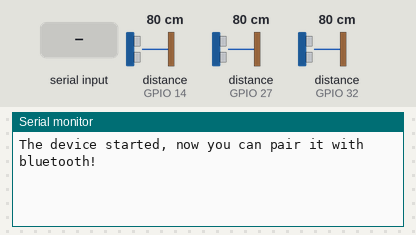
A sketch run on a simulated ESP32. Parts: the last lines printed to the serial monitor. Wiring (inferred from the names in the program): 3 × ultrasonic range finder: trigger GPIO 25, echo GPIO 27 / trigger GPIO 26, echo GPIO 14 / trigger GPIO 33, echo GPIO 32. The test bench sets the inputs (shaded band); at power-on: distance to the obstacle (sensors on GPIO 14, GPIO 27, GPIO 32) 80 cm. The echo pulse lasts 58.3 µs per cm; nothing arrives over Bluetooth unless stated.

Above: at 5.8 s.
5.9 s: "1\n" received over the second serial link
At 10.8 s:
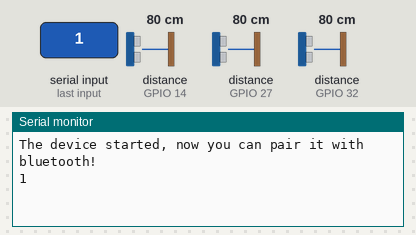
11.9 s: "0\n" received over the second serial link
At 20.8 s:
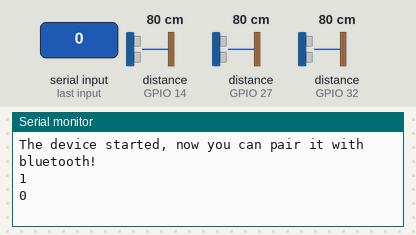

The sketch:

ESP32_Plusivo.ino
```cpp
#include "BluetoothSerial.h"

#if !defined(CONFIG_BT_ENABLED) || !defined(CONFIG_BLUEDROID_ENABLED)
#error Bluetooth is not enabled! Please run make menuconfig to and enable it
#endif

BluetoothSerial SerialBT;


// Sensor 1 pins
const int trigPin1 = 25;
const int echoPin1 = 27;

// Sensor 2 pinsa
const int trigPin2 = 26;
const int echoPin2 = 14;

// Sensor 3 pins
const int trigPin3 = 33;
const int echoPin3 = 32;

#define SOUND_SPEED 0.034


long duration;
int distanceCm;


void setup() {
  Serial.begin(115200);

  SerialBT.begin("ESP32"); //Bluetooth device name
  Serial.println("The device started, now you can pair it with bluetooth!");
  // Setup for sensor 1
  pinMode(trigPin1, OUTPUT);
  pinMode(echoPin1, INPUT);

  // Setup for sensor 2
  pinMode(trigPin2, OUTPUT);
  pinMode(echoPin2, INPUT);

  // Setup for sensor 3
  pinMode(trigPin3, OUTPUT);
  pinMode(echoPin3, INPUT);
}

void loop() {
  if (Serial.available()) {
    SerialBT.write(Serial.read());
  }
  if (SerialBT.available()) {
    Serial.write(SerialBT.read());
  }


  readSensor(trigPin1, echoPin1, 1);
  readSensor(trigPin2, echoPin2, 2);
  readSensor(trigPin3, echoPin3, 3);

  delay(5000); // Wait 5 seconds before next reading
}

void readSensor(int trigPin, int echoPin, int sensorNumber) {
  // Clear the trigPin
  digitalWrite(trigPin, LOW);
  delayMicroseconds(2);

  // Trigger the sensor
  digitalWrite(trigPin, HIGH);
  delayMicroseconds(10);
  digitalWrite(trigPin, LOW);

  // Read the echoPin
  duration = pulseIn(echoPin, HIGH);

  // Calculate distance
  distanceCm = duration * SOUND_SPEED / 2;


  // Print the result
  SerialBT.print("Sensor ");
  SerialBT.print(sensorNumber);
  SerialBT.print(" - Distance (cm): " );
  SerialBT.print(distanceCm);
  SerialBT.print('\n');

}
```

Measured:
- after the input at 5.9 s, the serial monitor: prints a new line after 4.1 s (image 1)
- after the input at 11.9 s, the serial monitor: prints a new line after 8.2 s (image 2)
